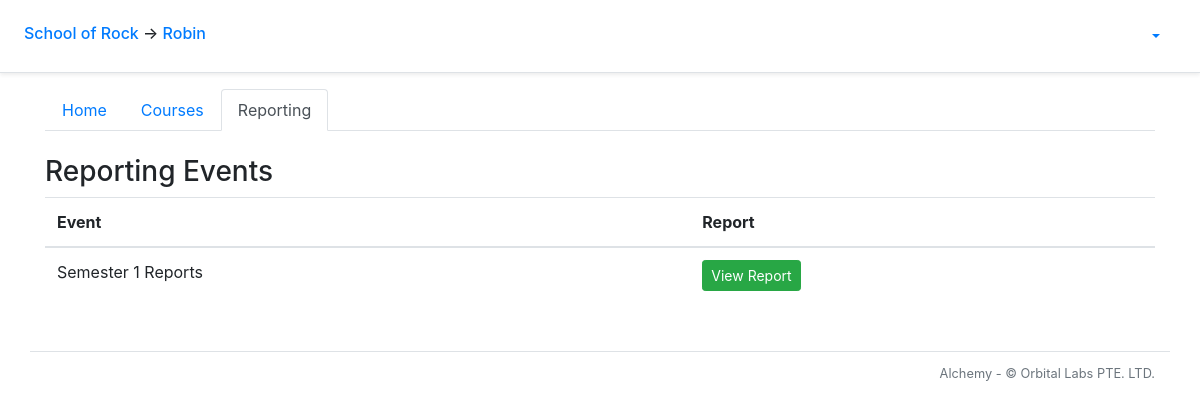
Page /student/1/snapshots on the committed database.
### alchemy/models.py (models this page shows, shortened)
class School(db.Model):
    __tablename__ = 'school'
    id = db.Column(db.Integer, primary_key=True)
    name = db.Column(db.String(50))
    departments = db.relationship('Department', backref='school')
    snapshots = db.relationship('Snapshot', backref='school')

class AwsUser(db.Model):
    __tablename__ = 'aws_user'
    id = db.Column(db.Integer, primary_key=True)
    sub = db.Column(db.String(64), unique=True) # UUID string
    username = db.Column(db.String(64), nullable=False)
    group = db.Column(db.String(64), nullable=False) # Would we support multiple groups per user?
    email = db.Column(db.String(64))
    given_name = db.Column(db.String(32))
    family_name = db.Column(db.String(32))
    USER_ATTRIBUTES = ('given_name', 'family_name', 'email')

class Snapshot(db.Model):
    __tablename__ = 'snapshot'
    id = db.Column(db.Integer, primary_key=True)
    name = db.Column(db.String(50), nullable=False)
    checkpoints = db.relationship('Checkpoint', backref='snapshot')
    school_id = db.Column(db.Integer, db.ForeignKey('school.id'))
    is_published = db.Column(db.Boolean)
    db.session.commit()

### alchemy/views/student.py (the view)
@bp_student.route('/snapshots')
@auth_manager.require_group
def snapshots():
    return flask.render_template('student/snapshots.html')

### alchemy/auth_manager.py (called while the page is built)
def auth_enabled():
    return False

def require_group(func):
    @functools.wraps(func)
    def deco(*args, **kwargs):
        if not auth_enabled():
            g.current_user = None
        elif flask_jwt_extended.verify_jwt_in_request(optional=True):
            g.current_user = flask_jwt_extended.get_current_user()
        else:
            flask.abort(401)
        return func(*args, **kwargs)
    return deco

### alchemy/views/school.py (called while the page is built)
@bp_school.url_defaults
def bp_school_url_defaults(endpoint, values):
    if 'school_id' not in values:
        values['school_id'] = g.school.id

### alchemy/views/student.py (called while the page is built)
@bp_student.url_value_preprocessor
def url_value_preprocessor(endpoint, values):
    g.student = models.Student.query.get_or_404(values.pop('student_id'))
    g.school = models.School.query.first()
    g.student_paper_report_sections_string = 'OverviewSection,AdjacentGradesSection,ClazzSummarySection,CohortSummarySection,HighlightsSection,TagDetailsSection,QuestionDetailsSection'
    g.student_checkpoint_report_sections_string = 'OverviewSection,AdjacentGradesSection,ClazzSummarySection,CohortSummarySection,HighlightsSection'

@bp_student.url_defaults
def url_defaults(endpoint, values):
    if 'student_id' not in values:
        values['student_id'] = g.student.id

### alchemy/templates/student/snapshots.html
{% extends "student/layout.html" %}
{% block student_tab_content %}
  <h3>Reporting Events</h3>
  {% if not g.school.snapshots %}
    <h5 color='red'>There are no Reports to view.</h5>
  {% else %}
    <table class="table table-hover">
      <thead>
        <th>Event</th>
        <th>Report</th>
      </thead>
      {% for snapshot in g.school.snapshots %}
        <tr>
          <td> {{ snapshot.name }}
          {% if snapshot.is_published %}
            <td><a class="btn btn-success btn-sm" target="_blank" href="{{ url_for('student.snapshot_report', student_id = g.student.id, snapshot_id = snapshot.id) }}" >View Report</a>
            </td>
          {% else %}
            <td><a class="btn btn-success btn-sm disabled">Report Unavailable</a></td>
          {% endif %}
        </tr>
      {% endfor %}
    </table>
  {% endif %}
{% endblock student_tab_content %}

### alchemy/templates/layout_start.html (shortened to what this page needs)
<!doctype html>
<html lang="en">
  <head>
      <link rel="stylesheet" href="https://stackpath.bootstrapcdn.com/bootstrap/4.5.0/css/bootstrap.min.css">
      <link rel="stylesheet" type="text/css" href="{{ url_for('static', filename='card-body.css') }}">
    </head>
    <body>
      <div class="p-3 px-md-4 mb-3 bg-white border-bottom shadow-sm">
        <div class="row justify-content-md-center">
          <div class="col d-flex align-items-baseline">
            <h6 class="mt-2 mr-3">
              {% if g.school %}
                <a href = "{{ url_for('school.index', school_id = g.school.id)}}">{{ g.school.name }}</a>
              {% else %}
                <b style="text-align: center;">Welcome to...</b>
              {% endif %}
              {% if g.student %}
                <span>&#8594;</span><a href = "{{ url_for('student.index', student_id = g.student.id) }}"> {{ g.student.aws_user.given_name }}</a>
              {% endif %}
            </h6>
          </div>
          <div class="col-md-auto d-flex align-items-baseline">
            {% if 'current_user' in g %}
            <ul class="nav nav-pills">
              <li class="nav-item dropdown">
                <a class="nav-link dropdown-toggle" data-toggle="dropdown" href="#" role="button" aria-haspopup="true" aria-expanded="false">{{ g.current_user.username }}</a>
              </li>
            </ul>
            {% endif %}
          </div>
        </div>
      </div>

### rows in the picture
School: school.name "School of Rock"
AwsUser: student.aws_user.given_name "Robin"
Snapshot: name "Semester 1 Reports"
